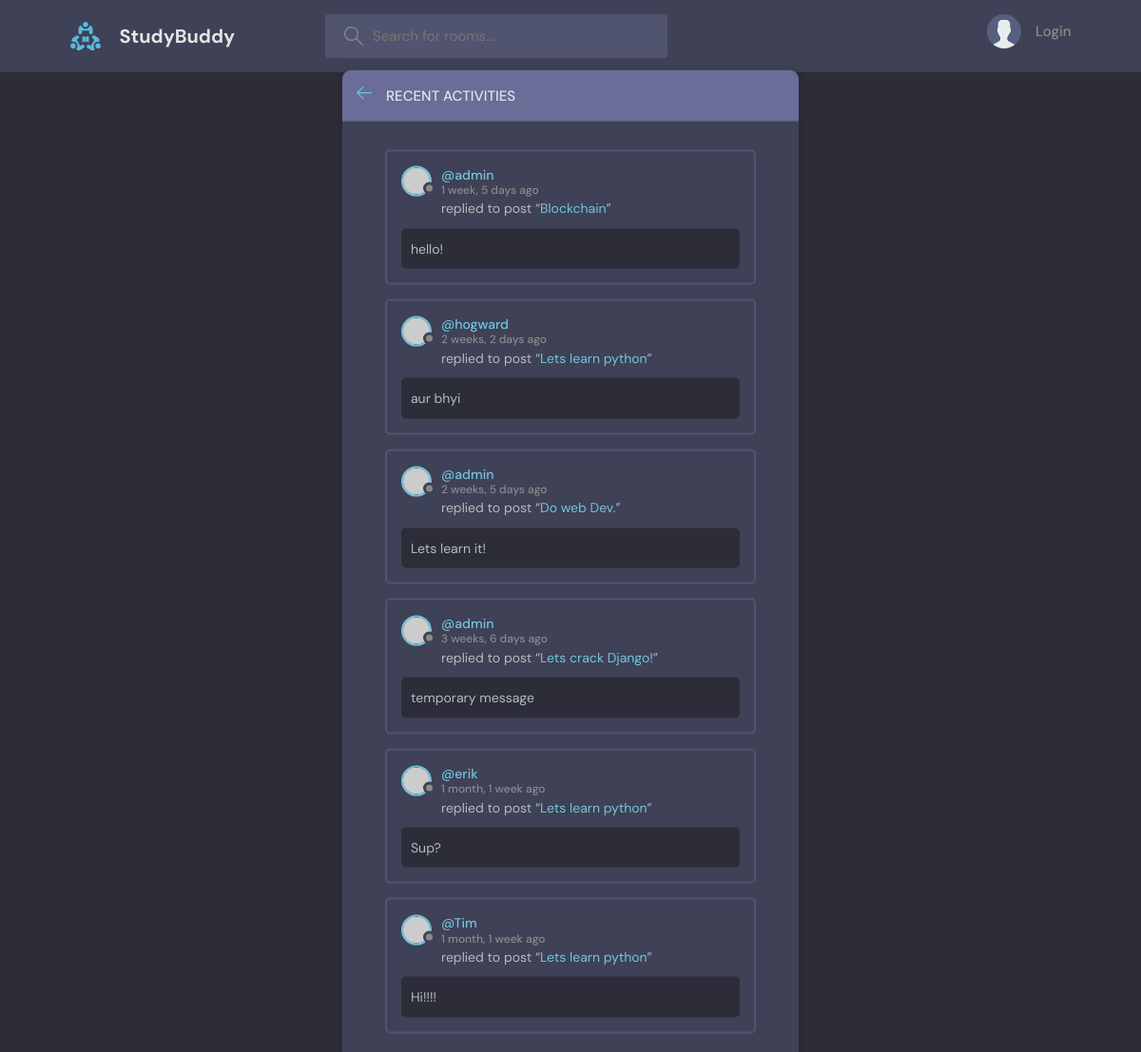
/activity-page/, run on the app's committed database.
### base/models.py (models this page shows, shortened)
class Message(models.Model):
    user = models.ForeignKey(User, on_delete=models.CASCADE)
    room = models.ForeignKey(Room, on_delete=models.CASCADE) # one to many relation -> as user can have many messages and one message can have only one user.
    body = models.CharField(max_length=200)
    updated = models.DateTimeField(auto_now=True)
    created = models.DateTimeField(auto_now_add=True)
    class Meta:
        ordering = ['-updated', '-created']
    def __str__(self) -> str:
        return self.body[0:50]

class Room(models.Model):
    host = models.ForeignKey(User, on_delete=models.SET_NULL, null=True)
    topic = models.ForeignKey(Topic, on_delete=models.SET_NULL, null=True) # even if the topic is not there room could still exists
    participants = models.ManyToManyField(User, related_name='participants', blank=True)
    name = models.CharField(max_length=200)
    description = models.TextField(null=True, blank=True)
    updated = models.DateTimeField(auto_now=True) # this will update everytime when changes are made.
    created = models.DateTimeField(auto_now_add=True) # this will change only when iT's instance is created.
    class Meta:
        ordering = ['-updated', '-created']

### base/views.py (the view)
# urls.py: path('activity-page/', views.activity_page, name="activity-page"),
def activity_page(request):
    room_messages = Message.objects.all()
    return render(request, 'base/activity_page.html', {'room_messages': room_messages})

### base/templates/base/activity_page.html (shortened to what this page needs)
{% extends 'main.html' %} {% block content %}
<main class="layout">
    <div class="container">
        <div class="layout__box">
            <div class="layout__boxHeader">
                <div class="layout__boxTitle">
                    <a href="{% url 'home' %}">
                        <svg
                            version="1.1"
                            xmlns="http://www.w3.org/2000/svg"
                            width="32"
                            height="32"
                            viewBox="0 0 32 32"
                        >
                            <title>arrow-left</title>
                            <path
                                d="M13.723 2.286l-13.723 13.714 13.719 13.714 1.616-1.611-10.96-10.96h27.625v-2.286h-27.625l10.965-10.965-1.616-1.607z"
                            ></path>
                        </svg>
                    </a>
                    <h3>Recent Activities</h3>
                </div>
            </div>
            <div class="activities-page layout__body">
                {% for messages in room_messages %}
                <div class="activities__box">
                    <div class="activities__boxHeader roomListRoom__header">
                        <a href="profile.html" class="roomListRoom__author">
                            <div class="avatar avatar--small">
                                <img
                                    src="https://randomuser.me/api/portraits/women/11.jpg"
                                />
                            </div>
                            <p>
                                @{{messages.user}}
                                <span>{{messages.created|timesince}} ago</span>
                            </p>
                        </a>
                    </div>
                    <div class="activities__boxContent">
                        <p>
                            replied to post “<a href="room.html"
                                >{{messages.room.name}}</a
                            >”
                        </p>
                        <div class="activities__boxRoomContent">
                            {{messages}}
                        </div>
                    </div>
                </div>
                {% endfor %}
            </div>
        </div>
    </div>
</main>
{% endblock content %}

### static/styles/style.css (style rules this page uses)
:root { --color-main: #71c6dd; --color-main-light: #e1f6fb; --color-dark: #3f4156; --color-dark-medium: #51546e; --color-dark-light: #696d97; --color-light: #e5e5e5; --color-gray: #8b8b8b; --color-light-gray: #b2bdbd; --color-bg: #2d2d39; --color-success: #5dd693; --color-error: #fc4b0b; }
* { font-family: "DM Sans", -apple-system, BlinkMacSystemFont, "Segoe UI", Roboto, Oxygen, Ubuntu, Cantarell, "Open Sans", "Helvetica Neue", sans-serif; margin: 0; padding: 0; box-sizing: border-box; text-rendering: optimizeLegibility; font-size: inherit; }
html { font-size: 56.25%; }
@media only screen and (min-width: 1200px) { html { font-size: 62.5%; } }
body { line-height: 1.6; font-weight: 400; font-size: 1.5rem; color: var(--color-light-gray); background-color: var(--color-bg); min-height: 100vh; }
img { width: 100%; }
a { display: inline-block; color: var(--color-main); text-decoration: none; }
.container { max-width: 120rem; width: 90%; margin: auto; }
.avatar { position: relative; display: inline-block; border-radius: 50%; border: 2px solid var(--color-main); }
.avatar img { display: block; border-radius: 50%; object-fit: cover; object-position: center; }
.avatar::after { content: ""; display: block; position: absolute; background-color: var(--color-gray); z-index: 111; border-radius: 50%; border: 0.3rem solid var(--color-dark); }
.avatar.avatar--small img { width: 2.8rem; height: 2.8rem; }
.avatar.avatar--small:after { width: 0.7rem; height: 0.7rem; bottom: 0px; right: -6px; }
.layout { margin-top: 2.4rem; }
.layout > .container { display: flex; justify-content: space-between; align-items: flex-start; }
.layout__box { width: 90%; max-width: 48rem; min-height: 40rem; position: absolute; top: 50%; left: 50%; transform: translate(-50%, -46%); background-color: var(--color-dark); border-radius: 1rem; box-shadow: 1px 1px 6px 3px rgba(0, 0, 0, 0.1); overflow: hidden; }
.layout__boxHeader { display: flex; padding: 1.5rem; background-color: var(--color-dark-light); }
.layout__boxTitle { display: flex; gap: 1.5rem; align-items: center; }
.layout__boxTitle h3 { text-transform: uppercase; font-weight: 500; color: var(--color-light); }
.layout__boxTitle svg { width: 1.6rem; height: 1.6rem; fill: var(--color-main); }
.layout__body { margin: 3rem; }
.roomListRoom__header { display: flex; justify-content: space-between; align-items: center; }
.roomListRoom__author { font-weight: 500; display: flex; align-items: center; gap: 1rem; }
.activities__box { margin: 1.5rem; padding: 1.5rem; border: 2px solid var(--color-dark-medium); border-radius: 5px; }
.activities__boxHeader p { font-size: 1.4rem; line-height: 1.3; }
.activities__boxHeader p span { color: var(--color-gray); font-size: 1.2rem; display: block; }
.activities__boxContent { margin-left: 4.2rem; }
.activities__boxContent { font-size: 1.4rem; }
.activities__boxRoomContent { background: var(--color-bg); padding: 1rem; border-radius: 5px; margin-top: 1rem; margin-left: -4.2rem; }

### data on the page
Message: user "admin", created "1 week, 5 days", room.name "Blockchain", body "hello!"
Message: user "hogward", created "2 weeks, 2 days", room.name "Lets learn python", body "aur bhyi"
Message: user "admin", created "2 weeks, 5 days", room.name "Do web Dev.", body "Lets learn it!"
Message: user "admin", created "3 weeks, 6 days", room.name "Lets crack Django!", body "temporary message"
Message: user "erik", created "1 month, 1 week", room.name "Lets learn python", body "Sup?"
Message: user "Tim", created "1 month, 1 week", room.name "Lets learn python", body "Hi!!!!"
